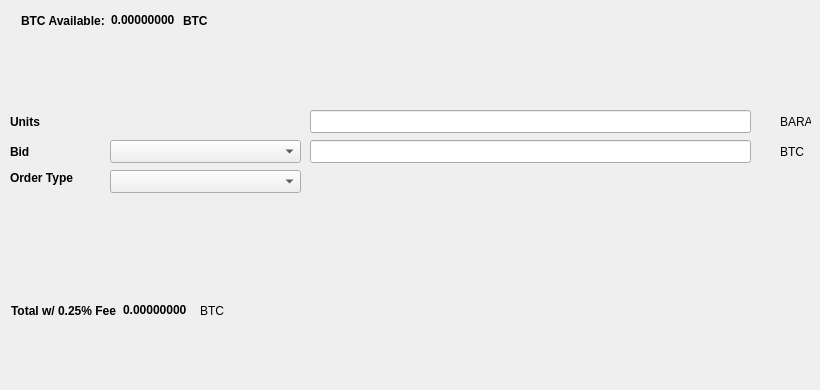
   <widget class="QWidget" name="BuyTab">
    <attribute name="title">
     <string>Buy</string>
    </attribute>
    <widget class="QtMaterialFlatButton" name="BuyBARA" native="true">
     <property name="geometry">
      <rect>
       <x>30</x>
       <y>330</y>
       <width>131</width>
       <height>23</height>
      </rect>
     </property>
     <property name="text" stdset="0">
      <string>Buy BARA</string>
     </property>
     <property name="icon" stdset="0">
      <iconset resource="../barandos.qrc">
       <normaloff>:/icons/bitcoin</normaloff>:/icons/bitcoin</iconset>
     </property>
    </widget>
    <widget class="QLabel" name="label_3">
     <property name="geometry">
      <rect>
       <x>10</x>
       <y>110</y>
       <width>46</width>
       <height>23</height>
      </rect>
     </property>
     <property name="font">
      <font>
       <weight>75</weight>
       <bold>true</bold>
      </font>
     </property>
     <property name="text">
      <string>Units</string>
     </property>
    </widget>
    <widget class="QLineEdit" name="UnitsInput">
     <property name="geometry">
      <rect>
       <x>310</x>
       <y>110</y>
       <width>441</width>
       <height>23</height>
      </rect>
     </property>
     <property name="font">
      <font>
       <pointsize>9</pointsize>
       <weight>75</weight>
       <bold>true</bold>
      </font>
     </property>
    </widget>
    <widget class="QLineEdit" name="BuyBidPriceEdit">
     <property name="geometry">
      <rect>
       <x>310</x>
       <y>140</y>
       <width>441</width>
       <height>23</height>
      </rect>
     </property>
     <property name="font">
      <font>
       <pointsize>9</pointsize>
       <weight>75</weight>
       <bold>true</bold>
      </font>
     </property>
    </widget>
    <widget class="QLabel" name="label_4">
     <property name="geometry">
      <rect>
       <x>780</x>
       <y>110</y>
       <width>31</width>
       <height>23</height>
      </rect>
     </property>
     <property name="text">
      <string>BARA</string>
     </property>
    </widget>
    <widget class="QLabel" name="label_5">
     <property name="geometry">
      <rect>
       <x>780</x>
       <y>140</y>
       <width>31</width>
       <height>23</height>
      </rect>
     </property>
     <property name="text">
      <string>BTC</string>
     </property>
    </widget>
    <widget class="QLabel" name="label_6">
     <property name="geometry">
      <rect>
       <x>10</x>
       <y>140</y>
       <width>46</width>
       <height>23</height>
      </rect>
     </property>
     <property name="font">
      <font>
       <weight>75</weight>
       <bold>true</bold>
      </font>
     </property>
     <property name="text">
      <string>Bid</string>
     </property>
    </widget>
    <widget class="QLabel" name="label_7">
     <property name="geometry">
      <rect>
       <x>10</x>
       <y>170</y>
       <width>91</width>
       <height>16</height>
      </rect>
     </property>
     <property name="font">
      <font>
       <weight>75</weight>
       <bold>true</bold>
      </font>
     </property>
     <property name="text">
      <string>Order Type</string>
     </property>
    </widget>
    <widget class="QtMaterialFlatButton" name="Buy_Max_Amount" native="true">
     <property name="geometry">
      <rect>
       <x>110</x>
       <y>110</y>
       <width>191</width>
       <height>23</height>
      </rect>
     </property>
     <property name="font">
      <font>
       <pointsize>10</pointsize>
      </font>
     </property>
     <property name="text" stdset="0">
      <string>Max</string>
     </property>
    </widget>
    <widget class="QComboBox" name="BuyBidcomboBox">
     <property name="geometry">
      <rect>
       <x>110</x>
       <y>140</y>
       <width>191</width>
       <height>23</height>
      </rect>
     </property>
     <property name="font">
      <font>
       <pointsize>10</pointsize>
      </font>
     </property>
    </widget>
    <widget class="QComboBox" name="buyOrdertypeCombo">
     <property name="geometry">
      <rect>
       <x>110</x>
       <y>170</y>
       <width>191</width>
       <height>23</height>
      </rect>
     </property>
     <property name="font">
      <font>
       <pointsize>10</pointsize>
      </font>
     </property>
    </widget>
    <widget class="QWidget" name="layoutWidget1">
     <property name="geometry">
      <rect>
       <x>21</x>
       <y>11</y>
       <width>227</width>
       <height>19</height>
      </rect>
     </property>
     <layout class="QHBoxLayout" name="horizontalLayout_3">
      <item>
       <widget class="QLabel" name="label232">
        <property name="font">
         <font>
          <weight>75</weight>
          <bold>true</bold>
         </font>
        </property>
        <property name="text">
         <string>BTC Available:</string>
        </property>
       </widget>
      </item>
      <item>
       <widget class="QLabel" name="BtcAvailableLbl">
        <property name="palette">
         <palette>
          <active>
           <colorrole role="WindowText">
            <brush brushstyle="SolidPattern">
             <color alpha="255">
              <red>0</red>
              <green>0</green>
              <blue>0</blue>
             </color>
            </brush>
           </colorrole>
           <colorrole role="Button">
            <brush brushstyle="SolidPattern">
             <color alpha="255">
              <red>0</red>
              <green>170</green>
              <blue>0</blue>
             </color>
            </brush>
           </colorrole>
           <colorrole role="Light">
            <brush brushstyle="SolidPattern">
             <color alpha="255">
              <red>0</red>
              <green>255</green>
              <blue>0</blue>
             </color>
            </brush>
           </colorrole>
           <colorrole role="Midlight">
            <brush brushstyle="SolidPattern">
             <color alpha="255">
              <red>0</red>
              <green>212</green>
              <blue>0</blue>
             </color>
            </brush>
           </colorrole>
           <colorrole role="Dark">
            <brush brushstyle="SolidPattern">
             <color alpha="255">
              <red>0</red>
              <green>85</green>
              <blue>0</blue>
             </color>
            </brush>
           </colorrole>
           <colorrole role="Mid">
            <brush brushstyle="SolidPattern">
             <color alpha="255">
              <red>0</red>
              <green>113</green>
              <blue>0</blue>
             </color>
            </brush>
           </colorrole>
           <colorrole role="Text">
            <brush brushstyle="SolidPattern">
             <color alpha="255">
              <red>0</red>
              <green>170</green>
              <blue>0</blue>
             </color>
            </brush>
           </colorrole>
           <colorrole role="BrightText">
            <brush brushstyle="SolidPattern">
             <color alpha="255">
              <red>255</red>
              <green>255</green>
              <blue>255</blue>
             </color>
            </brush>
           </colorrole>
           <colorrole role="ButtonText">
            <brush brushstyle="SolidPattern">
             <color alpha="255">
              <red>0</red>
              <green>0</green>
              <blue>0</blue>
             </color>
            </brush>
           </colorrole>
           <colorrole role="Base">
            <brush brushstyle="SolidPattern">
             <color alpha="255">
              <red>255</red>
              <green>255</green>
              <blue>255</blue>
             </color>
            </brush>
           </colorrole>
           <colorrole role="Window">
            <brush brushstyle="SolidPattern">
             <color alpha="255">
              <red>0</red>
              <green>170</green>
              <blue>0</blue>
             </color>
            </brush>
           </colorrole>
           <colorrole role="Shadow">
            <brush brushstyle="SolidPattern">
             <color alpha="255">
              <red>0</red>
              <green>0</green>
              <blue>0</blue>
             </color>
            </brush>
           </colorrole>
           <colorrole role="AlternateBase">
            <brush brushstyle="SolidPattern">
             <color alpha="255">
              <red>127</red>
              <green>212</green>
              <blue>127</blue>
             </color>
            </brush>
           </colorrole>
           <colorrole role="ToolTipBase">
            <brush brushstyle="SolidPattern">
             <color alpha="255">
              <red>255</red>
              <green>255</green>
              <blue>220</blue>
             </color>
            </brush>
           </colorrole>
           <colorrole role="ToolTipText">
            <brush brushstyle="SolidPattern">
             <color alpha="255">
              <red>0</red>
              <green>0</green>
              <blue>0</blue>
             </color>
            </brush>
           </colorrole>
          </active>
          <inactive>
           <colorrole role="WindowText">
            <brush brushstyle="SolidPattern">
             <color alpha="255">
              <red>0</red>
              <green>0</green>
              <blue>0</blue>
             </color>
            </brush>
           </colorrole>
           <colorrole role="Button">
            <brush brushstyle="SolidPattern">
             <color alpha="255">
              <red>0</red>
              <green>170</green>
              <blue>0</blue>
             </color>
            </brush>
           </colorrole>
           <colorrole role="Light">
            <brush brushstyle="SolidPattern">
             <color alpha="255">
              <red>0</red>
              <green>255</green>
              <blue>0</blue>
             </color>
            </brush>
           </colorrole>
           <colorrole role="Midlight">
            <brush brushstyle="SolidPattern">
             <color alpha="255">
              <red>0</red>
              <green>212</green>
              <blue>0</blue>
             </color>
            </brush>
           </colorrole>
           <colorrole role="Dark">
            <brush brushstyle="SolidPattern">
             <color alpha="255">
              <red>0</red>
              <green>85</green>
              <blue>0</blue>
             </color>
            </brush>
           </colorrole>
           <colorrole role="Mid">
            <brush brushstyle="SolidPattern">
             <color alpha="255">
              <red>0</red>
              <green>113</green>
              <blue>0</blue>
             </color>
            </brush>
           </colorrole>
           <colorrole role="Text">
            <brush brushstyle="SolidPattern">
             <color alpha="255">
              <red>0</red>
              <green>170</green>
              <blue>0</blue>
             </color>
            </brush>
           </colorrole>
           <colorrole role="BrightText">
            <brush brushstyle="SolidPattern">
             <color alpha="255">
              <red>255</red>
              <green>255</green>
              <blue>255</blue>
             </color>
            </brush>
           </colorrole>
           <colorrole role="ButtonText">
            <brush brushstyle="SolidPattern">
             <color alpha="255">
              <red>0</red>
              <green>0</green>
              <blue>0</blue>
             </color>
            </brush>
           </colorrole>
           <colorrole role="Base">
            <brush brushstyle="SolidPattern">
             <color alpha="255">
              <red>255</red>
              <green>255</green>
              <blue>255</blue>
             </color>
            </brush>
           </colorrole>
           <colorrole role="Window">
            <brush brushstyle="SolidPattern">
             <color alpha="255">
              <red>0</red>
              <green>170</green>
              <blue>0</blue>
             </color>
            </brush>
           </colorrole>
           <colorrole role="Shadow">
            <brush brushstyle="SolidPattern">
             <color alpha="255">
              <red>0</red>
              <green>0</green>
              <blue>0</blue>
             </color>
            </brush>
           </colorrole>
           <colorrole role="AlternateBase">
            <brush brushstyle="SolidPattern">
             <color alpha="255">
              <red>127</red>
              <green>212</green>
              <blue>127</blue>
             </color>
            </brush>
           </colorrole>
           <colorrole role="ToolTipBase">
            <brush brushstyle="SolidPattern">
             <color alpha="255">
              <red>255</red>
              <green>255</green>
              <blue>220</blue>
             </color>
            </brush>
           </colorrole>
           <colorrole role="ToolTipText">
            <brush brushstyle="SolidPattern">
             <color alpha="255">
              <red>0</red>
              <green>0</green>
              <blue>0</blue>
             </color>
            </brush>
           </colorrole>
          </inactive>
          <disabled>
           <colorrole role="WindowText">
            <brush brushstyle="SolidPattern">
             <color alpha="255">
              <red>0</red>
              <green>85</green>
              <blue>0</blue>
             </color>
            </brush>
           </colorrole>
           <colorrole role="Button">
            <brush brushstyle="SolidPattern">
             <color alpha="255">
              <red>0</red>
              <green>170</green>
              <blue>0</blue>
             </color>
            </brush>
           </colorrole>
           <colorrole role="Light">
            <brush brushstyle="SolidPattern">
             <color alpha="255">
              <red>0</red>
              <green>255</green>
              <blue>0</blue>
             </color>
            </brush>
           </colorrole>
           <colorrole role="Midlight">
            <brush brushstyle="SolidPattern">
             <color alpha="255">
              <red>0</red>
              <green>212</green>
              <blue>0</blue>
             </color>
            </brush>
           </colorrole>
           <colorrole role="Dark">
            <brush brushstyle="SolidPattern">
             <color alpha="255">
              <red>0</red>
              <green>85</green>
              <blue>0</blue>
             </color>
            </brush>
           </colorrole>
           <colorrole role="Mid">
            <brush brushstyle="SolidPattern">
             <color alpha="255">
              <red>0</red>
              <green>113</green>
              <blue>0</blue>
             </color>
            </brush>
           </colorrole>
           <colorrole role="Text">
            <brush brushstyle="SolidPattern">
             <color alpha="255">
              <red>0</red>
              <green>85</green>
              <blue>0</blue>
             </color>
            </brush>
           </colorrole>
           <colorrole role="BrightText">
            <brush brushstyle="SolidPattern">
             <color alpha="255">
              <red>255</red>
              <green>255</green>
              <blue>255</blue>
             </color>
            </brush>
           </colorrole>
           <colorrole role="ButtonText">
            <brush brushstyle="SolidPattern">
             <color alpha="255">
              <red>0</red>
              <green>85</green>
              <blue>0</blue>
             </color>
            </brush>
           </colorrole>
           <colorrole role="Base">
            <brush brushstyle="SolidPattern">
             <color alpha="255">
              <red>0</red>
              <green>170</green>
              <blue>0</blue>
             </color>
            </brush>
           </colorrole>
           <colorrole role="Window">
            <brush brushstyle="SolidPattern">
             <color alpha="255">
              <red>0</red>
              <green>170</green>
              <blue>0</blue>
             </color>
            </brush>
           </colorrole>
           <colorrole role="Shadow">
            <brush brushstyle="SolidPattern">
             <color alpha="255">
              <red>0</red>
              <green>0</green>
              <blue>0</blue>
             </color>
            </brush>
           </colorrole>
           <colorrole role="AlternateBase">
            <brush brushstyle="SolidPattern">
             <color alpha="255">
              <red>0</red>
              <green>170</green>
              <blue>0</blue>
             </color>
            </brush>
           </colorrole>
           <colorrole role="ToolTipBase">
            <brush brushstyle="SolidPattern">
             <color alpha="255">
              <red>255</red>
              <green>255</green>
              <blue>220</blue>
             </color>
            </brush>
           </colorrole>
           <colorrole role="ToolTipText">
            <brush brushstyle="SolidPattern">
             <color alpha="255">
              <red>0</red>
              <green>0</green>
              <blue>0</blue>
             </color>
            </brush>
           </colorrole>
          </disabled>
         </palette>
        </property>
        <property name="font">
         <font>
          <weight>75</weight>
          <bold>true</bold>
         </font>
        </property>
        <property name="text">
         <string>0.00000000</string>
        </property>
        <property name="textInteractionFlags">
         <set>Qt::LinksAccessibleByMouse|Qt::TextSelectableByKeyboard|Qt::TextSelectableByMouse</set>
        </property>
       </widget>
      </item>
      <item>
       <widget class="QLabel" name="BtcAvailableLbl_2">
        <property name="font">
         <font>
          <weight>75</weight>
          <bold>true</bold>
         </font>
        </property>
        <property name="text">
         <string>BTC</string>
        </property>
       </widget>
      </item>
     </layout>
    </widget>
    <widget class="QWidget" name="layoutWidge2">
     <property name="geometry">
      <rect>
       <x>11</x>
       <y>301</y>
       <width>259</width>
       <height>19</height>
      </rect>
     </property>
     <layout class="QHBoxLayout" name="horizontalLayout_4">
      <item>
       <widget class="QLabel" name="label_9">
        <property name="font">
         <font>
          <weight>75</weight>
          <bold>true</bold>
         </font>
        </property>
        <property name="text">
         <string>Total w/ 0.25% Fee</string>
        </property>
       </widget>
      </item>
      <item>
       <widget class="QLabel" name="BuyCostLabel">
        <property name="palette">
         <palette>
          <active>
           <colorrole role="WindowText">
            <brush brushstyle="SolidPattern">
             <color alpha="255">
              <red>0</red>
              <green>0</green>
              <blue>0</blue>
             </color>
            </brush>
           </colorrole>
           <colorrole role="Button">
            <brush brushstyle="SolidPattern">
             <color alpha="255">
              <red>0</red>
              <green>170</green>
              <blue>0</blue>
             </color>
            </brush>
           </colorrole>
           <colorrole role="Light">
            <brush brushstyle="SolidPattern">
             <color alpha="255">
              <red>0</red>
              <green>255</green>
              <blue>0</blue>
             </color>
            </brush>
           </colorrole>
           <colorrole role="Midlight">
            <brush brushstyle="SolidPattern">
             <color alpha="255">
              <red>0</red>
              <green>212</green>
              <blue>0</blue>
             </color>
            </brush>
           </colorrole>
           <colorrole role="Dark">
            <brush brushstyle="SolidPattern">
             <color alpha="255">
              <red>0</red>
              <green>85</green>
              <blue>0</blue>
             </color>
            </brush>
           </colorrole>
           <colorrole role="Mid">
            <brush brushstyle="SolidPattern">
             <color alpha="255">
              <red>0</red>
              <green>113</green>
              <blue>0</blue>
             </color>
            </brush>
           </colorrole>
           <colorrole role="Text">
            <brush brushstyle="SolidPattern">
             <color alpha="255">
              <red>0</red>
              <green>170</green>
              <blue>0</blue>
             </color>
            </brush>
           </colorrole>
           <colorrole role="BrightText">
            <brush brushstyle="SolidPattern">
             <color alpha="255">
              <red>255</red>
              <green>255</green>
              <blue>255</blue>
             </color>
            </brush>
           </colorrole>
           <colorrole role="ButtonText">
            <brush brushstyle="SolidPattern">
             <color alpha="255">
              <red>0</red>
              <green>0</green>
              <blue>0</blue>
             </color>
            </brush>
           </colorrole>
           <colorrole role="Base">
            <brush brushstyle="SolidPattern">
             <color alpha="255">
              <red>255</red>
              <green>255</green>
              <blue>255</blue>
             </color>
            </brush>
           </colorrole>
           <colorrole role="Window">
            <brush brushstyle="SolidPattern">
             <color alpha="255">
              <red>0</red>
              <green>170</green>
              <blue>0</blue>
             </color>
            </brush>
           </colorrole>
           <colorrole role="Shadow">
            <brush brushstyle="SolidPattern">
             <color alpha="255">
              <red>0</red>
              <green>0</green>
              <blue>0</blue>
             </color>
            </brush>
           </colorrole>
           <colorrole role="AlternateBase">
            <brush brushstyle="SolidPattern">
             <color alpha="255">
              <red>127</red>
              <green>212</green>
              <blue>127</blue>
             </color>
            </brush>
           </colorrole>
           <colorrole role="ToolTipBase">
            <brush brushstyle="SolidPattern">
             <color alpha="255">
              <red>255</red>
              <green>255</green>
              <blue>220</blue>
             </color>
            </brush>
           </colorrole>
           <colorrole role="ToolTipText">
            <brush brushstyle="SolidPattern">
             <color alpha="255">
              <red>0</red>
              <green>0</green>
              <blue>0</blue>
             </color>
            </brush>
           </colorrole>
          </active>
          <inactive>
           <colorrole role="WindowText">
            <brush brushstyle="SolidPattern">
             <color alpha="255">
              <red>0</red>
              <green>0</green>
              <blue>0</blue>
             </color>
            </brush>
           </colorrole>
           <colorrole role="Button">
            <brush brushstyle="SolidPattern">
             <color alpha="255">
              <red>0</red>
              <green>170</green>
              <blue>0</blue>
             </color>
            </brush>
           </colorrole>
           <colorrole role="Light">
            <brush brushstyle="SolidPattern">
             <color alpha="255">
              <red>0</red>
              <green>255</green>
              <blue>0</blue>
             </color>
            </brush>
           </colorrole>
           <colorrole role="Midlight">
            <brush brushstyle="SolidPattern">
             <color alpha="255">
              <red>0</red>
              <green>212</green>
              <blue>0</blue>
             </color>
            </brush>
           </colorrole>
           <colorrole role="Dark">
            <brush brushstyle="SolidPattern">
             <color alpha="255">
              <red>0</red>
              <green>85</green>
              <blue>0</blue>
             </color>
            </brush>
           </colorrole>
           <colorrole role="Mid">
            <brush brushstyle="SolidPattern">
             <color alpha="255">
              <red>0</red>
              <green>113</green>
              <blue>0</blue>
             </color>
            </brush>
           </colorrole>
           <colorrole role="Text">
            <brush brushstyle="SolidPattern">
             <color alpha="255">
              <red>0</red>
              <green>170</green>
              <blue>0</blue>
             </color>
            </brush>
           </colorrole>
           <colorrole role="BrightText">
            <brush brushstyle="SolidPattern">
             <color alpha="255">
              <red>255</red>
              <green>255</green>
              <blue>255</blue>
             </color>
            </brush>
           </colorrole>
           <colorrole role="ButtonText">
            <brush brushstyle="SolidPattern">
             <color alpha="255">
              <red>0</red>
              <green>0</green>
              <blue>0</blue>
             </color>
            </brush>
           </colorrole>
           <colorrole role="Base">
            <brush brushstyle="SolidPattern">
             <color alpha="255">
              <red>255</red>
              <green>255</green>
              <blue>255</blue>
             </color>
            </brush>
           </colorrole>
           <colorrole role="Window">
            <brush brushstyle="SolidPattern">
             <color alpha="255">
              <red>0</red>
              <green>170</green>
              <blue>0</blue>
             </color>
            </brush>
           </colorrole>
           <colorrole role="Shadow">
            <brush brushstyle="SolidPattern">
             <color alpha="255">
              <red>0</red>
              <green>0</green>
              <blue>0</blue>
             </color>
            </brush>
           </colorrole>
           <colorrole role="AlternateBase">
            <brush brushstyle="SolidPattern">
             <color alpha="255">
              <red>127</red>
              <green>212</green>
              <blue>127</blue>
             </color>
            </brush>
           </colorrole>
           <colorrole role="ToolTipBase">
            <brush brushstyle="SolidPattern">
             <color alpha="255">
              <red>255</red>
              <green>255</green>
              <blue>220</blue>
             </color>
            </brush>
           </colorrole>
           <colorrole role="ToolTipText">
            <brush brushstyle="SolidPattern">
             <color alpha="255">
              <red>0</red>
              <green>0</green>
              <blue>0</blue>
             </color>
            </brush>
           </colorrole>
          </inactive>
          <disabled>
           <colorrole role="WindowText">
            <brush brushstyle="SolidPattern">
             <color alpha="255">
              <red>0</red>
              <green>85</green>
              <blue>0</blue>
             </color>
            </brush>
           </colorrole>
           <colorrole role="Button">
            <brush brushstyle="SolidPattern">
             <color alpha="255">
              <red>0</red>
              <green>170</green>
              <blue>0</blue>
             </color>
            </brush>
           </colorrole>
           <colorrole role="Light">
            <brush brushstyle="SolidPattern">
             <color alpha="255">
              <red>0</red>
              <green>255</green>
              <blue>0</blue>
             </color>
            </brush>
           </colorrole>
           <colorrole role="Midlight">
            <brush brushstyle="SolidPattern">
             <color alpha="255">
              <red>0</red>
              <green>212</green>
              <blue>0</blue>
             </color>
            </brush>
           </colorrole>
           <colorrole role="Dark">
            <brush brushstyle="SolidPattern">
             <color alpha="255">
              <red>0</red>
              <green>85</green>
              <blue>0</blue>
             </color>
            </brush>
           </colorrole>
           <colorrole role="Mid">
            <brush brushstyle="SolidPattern">
             <color alpha="255">
              <red>0</red>
              <green>113</green>
              <blue>0</blue>
             </color>
            </brush>
           </colorrole>
           <colorrole role="Text">
            <brush brushstyle="SolidPattern">
             <color alpha="255">
              <red>0</red>
              <green>85</green>
              <blue>0</blue>
             </color>
            </brush>
           </colorrole>
           <colorrole role="BrightText">
            <brush brushstyle="SolidPattern">
             <color alpha="255">
              <red>255</red>
              <green>255</green>
              <blue>255</blue>
             </color>
            </brush>
           </colorrole>
           <colorrole role="ButtonText">
            <brush brushstyle="SolidPattern">
             <color alpha="255">
              <red>0</red>
              <green>85</green>
              <blue>0</blue>
             </color>
            </brush>
           </colorrole>
           <colorrole role="Base">
            <brush brushstyle="SolidPattern">
             <color alpha="255">
              <red>0</red>
              <green>170</green>
              <blue>0</blue>
             </color>
            </brush>
           </colorrole>
           <colorrole role="Window">
            <brush brushstyle="SolidPattern">
             <color alpha="255">
              <red>0</red>
              <green>170</green>
              <blue>0</blue>
             </color>
            </brush>
           </colorrole>
           <colorrole role="Shadow">
            <brush brushstyle="SolidPattern">
             <color alpha="255">
              <red>0</red>
              <green>0</green>
              <blue>0</blue>
             </color>
            </brush>
           </colorrole>
           <colorrole role="AlternateBase">
            <brush brushstyle="SolidPattern">
             <color alpha="255">
              <red>0</red>
              <green>170</green>
              <blue>0</blue>
             </color>
            </brush>
           </colorrole>
           <colorrole role="ToolTipBase">
            <brush brushstyle="SolidPattern">
             <color alpha="255">
              <red>255</red>
              <green>255</green>
              <blue>220</blue>
             </color>
            </brush>
           </colorrole>
           <colorrole role="ToolTipText">
            <brush brushstyle="SolidPattern">
             <color alpha="255">
              <red>0</red>
              <green>0</green>
              <blue>0</blue>
             </color>
            </brush>
           </colorrole>
          </disabled>
         </palette>
        </property>
        <property name="font">
         <font>
          <weight>75</weight>
          <bold>true</bold>
         </font>
        </property>
        <property name="autoFillBackground">
         <bool>false</bool>
        </property>
        <property name="text">
         <string>0.00000000</string>
        </property>
        <property name="textInteractionFlags">
         <set>Qt::LinksAccessibleByMouse|Qt::TextSelectableByMouse</set>
        </property>
       </widget>
      </item>
      <item>
       <widget class="QLabel" name="label_10">
        <property name="font">
         <font>
          <weight>50</weight>
          <bold>false</bold>
         </font>
        </property>
        <property name="text">
         <string>BTC</string>
        </property>
       </widget>
      </item>
     </layout>
    </widget>
    <widget class="QLabel" name="label_24">
     <property name="geometry">
      <rect>
       <x>460</x>
       <y>300</y>
       <width>281</width>
       <height>81</height>
      </rect>
     </property>
     <property name="text">
      <string/>
     </property>
     <property name="pixmap">
      <pixmap>:/images/bittrex</pixmap>
     </property>
    </widget>
   </widget>
